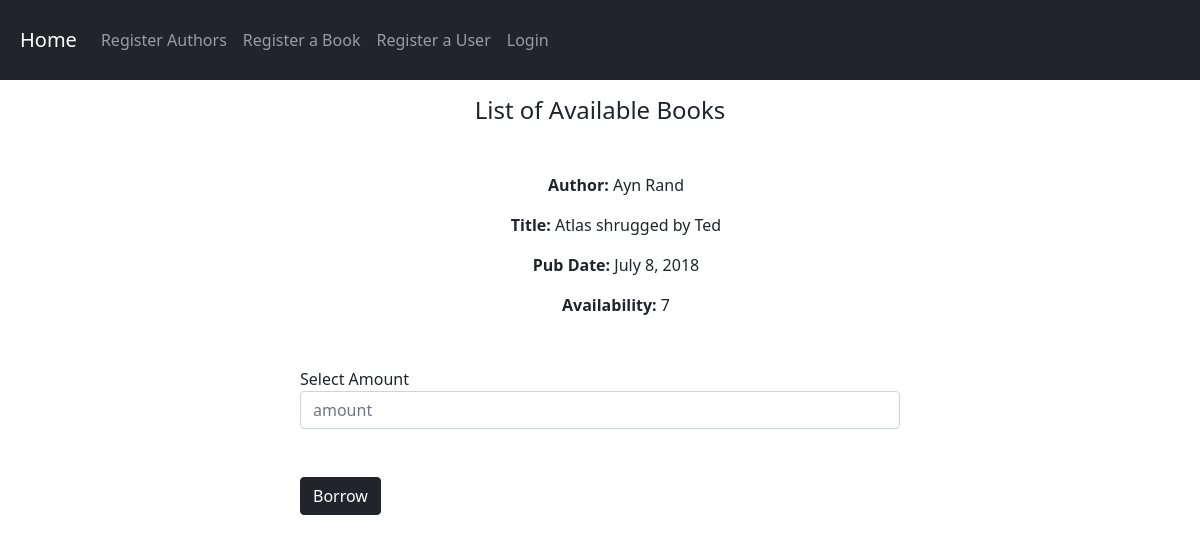
Screenshot of /details/15 with the database file from the repository.
### book_app/models.py (models this page shows, shortened)
class Book(models.Model):
    title = models.CharField(max_length=200)
    pub_date = models.DateField()
    quantity = models.PositiveIntegerField(default=1)
    author = models.ForeignKey(Author, on_delete=models.PROTECT, blank=True)

class Author(models.Model):
    writer = (
        ('Ernest Hemingway','Ernest Hemingway'),
        ('Joan Didion','Joan Didion'),
        ('Ray Bradbury','Ray Bradbury'),
        ('Ayn Rand','Ayn Rand'),
        ('Gillian Flynn','Gillian Flynn'),
        ("Jane Austen","Jane Austen")
    )
    available_authors = models.CharField(max_length = 200, choices = writer, blank = True, unique=True)
    def __str__(self):
        return self.available_authors

### book_app/views.py (the view)
# urls.py: path('details/<int:id>', views.book_details, name = 'details'),
def book_details(request, id):
    book = Book.objects.get(id = id)
    context = {
        "book": book
    }
    return render(request, 'pages/details.html', context)

### templates/pages/details.html (shortened to what this page needs)
{% extends 'base.html' %}
{% block content %}
<h4 class = 'mt-3 text-center mt-3 mb-5'> List of Available Books</h4>
<ul class = 'text-center mt-2'>
  <p><b>Author:</b> {{ book.author }}</p>
  <p><b>Title: </b>{{ book.title }}</p>
  <p><b>Pub Date:</b> {{book.pub_date}}</p>
  <p><b>Availability:</b> {{book.quantity}}</p>
</ul>
<form id='author-form' class='mt-3' action="{%url 'borrow' book.id%}" method="POST">
    <label for="book_title">Select Amount</label>
    <input type="text" class="form-control" id="amount" name="amount" placeholder="amount" /><br /><br />
    <button type="submit" class="btn btn-dark">Borrow</button>
  </form>
{% endblock %}

### static/css/site.css (style rules this page uses)
#author-form { width: 50% !important; margin: 50px auto !important; }

### rows the page displays
Book: author "Ayn Rand", title "Atlas shrugged by Ted", pub_date "July 8, 2018", quantity "7"
